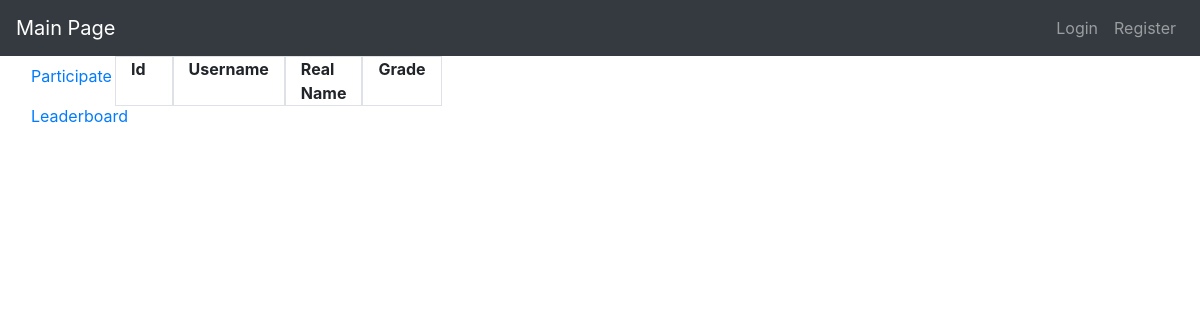
The page /admin/users on the database as committed earlier.
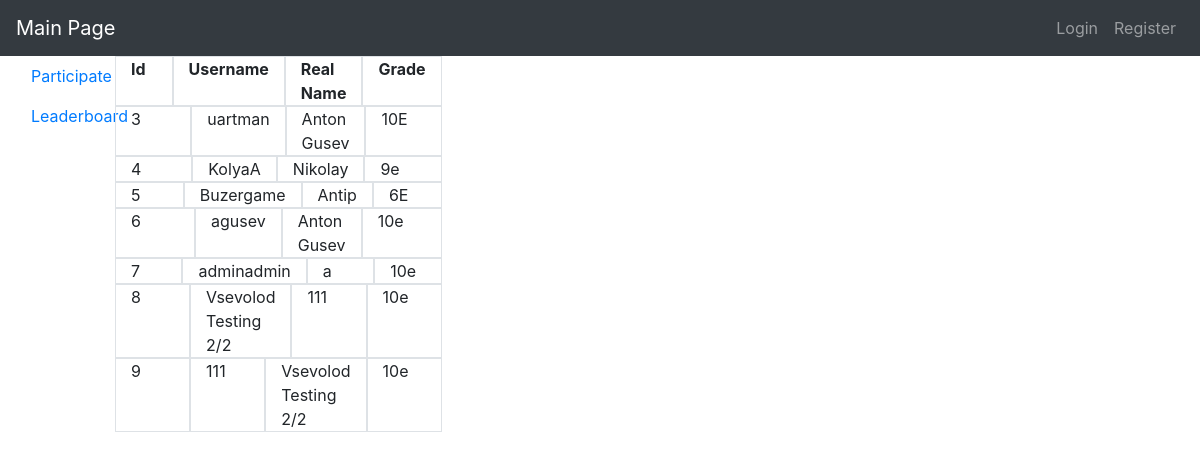
The same page on the database as committed later.
### orm.py (models this page shows)
class BaseModel(Model):
    class Meta:
        database = db

class User(BaseModel):
    username = TextField()
    username.unique = True
    name = TextField()
    grade = TextField()
    password = TextField()

### app.py (the view)
@app.route("/admin/users")
def page_admin_users():
    return render_template("p_admin_users.html", users=User.select().where(User.id > 2))

### app.py (called while the page is built)
@app.before_request
def before_request():
    db.connect()

@app.after_request
def after_request(response):
    db.close()
    return response

### templates/p_admin_users.html
{% extends "bootstrap/base.html" %}
{% block content %}
    <div class="row col-4">
        <div class="col border "><b>Id</b></div>
        <div class="col border "><b>Username</b></div>
        <div class="col border "><b>Real Name</b></div>
        <div class="col border "><b>Grade</b></div>
    </div>
    {% for i in users %}
    <div class="row col-4">
        <div class="col border ">{{ i.id }}</div>
        <div class="col border ">{{ i.username }}</div>
        <div class="col border ">{{ i.name }}</div>
        <div class="col border ">{{ i.grade }}</div>
    </div>
    {% endfor %}
{% endblock %}

### templates/bootstrap/base.html (shortened to what this page needs)
<!doctype html>
<html lang="en">
<head>
    <link rel="stylesheet" href="{{ url_for("static", filename="css/bootstrap.min.css") }}">
</head>
<body>
<nav class="navbar bg-dark navbar-dark navbar-expand-lg">
    <a class="navbar-brand" href="{{ url_for("page_home") }}"> Main Page </a>
    <ul class="navbar-nav">
        {% if 'user' in session %}
            <li class="nav-item"> <a class="nav-link" href="{{ url_for("action_logout") }}"> Logout </a> </li>
        {% else %}
            <li class="nav-item"> <a class="nav-link" role="button" data-toggle="modal" href="#loginModal"> Login </a> </li>
            <li class="nav-item"> <a class="nav-link" href="{{ url_for("page_register") }}"> Register </a> </li>
        {% endif %}
    </ul>
</nav>
<div class="container-fluid">
    <div class="row">
    <div class="col-lg-1 col-xl-1 col-sm-2 col-md-1">
        <ul class="nav flex-column nav-pills">
            <li class="nav-item">
                <a class="nav-link" href="{{ url_for("page_take_test") }}">Participate</a>
            </li>
            <li class="nav-item">
                <a class="nav-link" href="{{ url_for("page_leaderboard") }}">Leaderboard</a>
            </li>
        </ul>
    </div>
    <div class="col">
        {% block content %}
        {% endblock %}
    </div>
    </div>
</div>
</body>
</html>

Rows that differ between the two databases and show on the page:
added User: id "3", username "uartman", name "Anton Gusev", grade "10Е"
added User: id "4", username "KolyaA", name "Nikolay", grade "9e"
added User: id "5", username "Buzergame", name "Antip", grade "6E"
added User: id "6", username "agusev", name "Anton Gusev", grade "10e"
added User: id "7", username "adminadmin", name "a", grade "10e"
added User: id "8", username "Vsevolod Testing 2/2", name "111", grade "10e"
added User: id "9", username "111", name "Vsevolod Testing 2/2", grade "10e"
